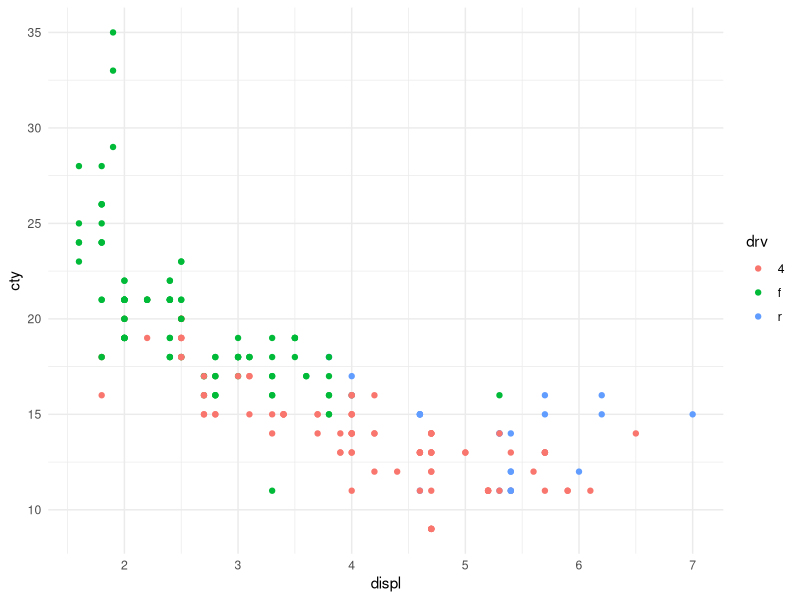

This figure's R source:
## ---- chunk 1
library(tidyverse)
knitr::opts_chunk$set(echo = FALSE)
## ---- chunk 2

ggplot(mpg, aes(displ, cty))+
  geom_point(aes(color=drv))+
  theme_minimal()

